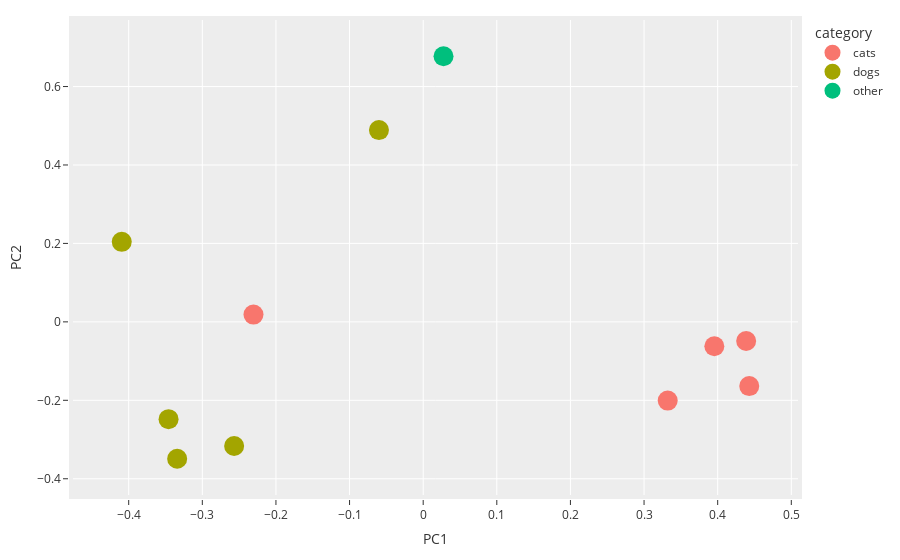

Here is the notebook cell this chart was saved with:
### Code cell
fig = plot_vectors(emb_array, sent_inputs)
fig.show()

### Figure 1 — Plotly figure (JSON) as saved in the notebook; plotly's stock layout.template omitted (floating-point values rounded to 4 significant figures)
{"data": [{"customdata": [["The Bengal showed off its striking coat pattern."], ["A lion's powerful roar echoed through the plains."], ["A leopard's spots provided perfect camouflage in the dappled light."], ["A cheetah's unmatched speed allowed it to outrun its prey."], ["The Sphynx basked in the warmth of its owner's lap."]], "hovertemplate": "category=cats<br>PC1=%{x}<br>PC2=%{y}<br>sentence=%{customdata[0]}<extra></extra>", "legendgroup": "cats", "marker": {"color": "#F8766D", "size": 20, "symbol": "circle"}, "mode": "markers", "name": "cats", "orientation": "v", "showlegend": true, "type": "scatter", "x": [0.4387, 0.3321, 0.3955, 0.4429, -0.2305], "xaxis": "x", "y": [-0.04882, -0.2007, -0.06218, -0.1637, 0.01861], "yaxis": "y"}, {"customdata": [["The golden retriever chased after the frisbee."], ["The playful puppy rolled in the grass."], ["A loyal companion is always by your side."], ["The Labrador retriever enjoyed playing in the water."], ["The family adopted a furry friend from the shelter."]], "hovertemplate": "category=dogs<br>PC1=%{x}<br>PC2=%{y}<br>sentence=%{customdata[0]}<extra></extra>", "legendgroup": "dogs", "marker": {"color": "#A3A500", "size": 20, "symbol": "circle"}, "mode": "markers", "name": "dogs", "orientation": "v", "showlegend": true, "type": "scatter", "x": [-0.3342, -0.2568, -0.06007, -0.3459, -0.4094], "xaxis": "x", "y": [-0.349, -0.3164, 0.489, -0.2481, 0.2041], "yaxis": "y"}, {"customdata": [["Who doesn't love going to the Alps in the summer?"]], "hovertemplate": "category=other<br>PC1=%{x}<br>PC2=%{y}<br>sentence=%{customdata[0]}<extra></extra>", "legendgroup": "other", "marker": {"color": "#00BF7D", "size": 20, "symbol": "circle"}, "mode": "markers", "name": "other", "orientation": "v", "showlegend": true, "type": "scatter", "x": [0.02762], "xaxis": "x", "y": [0.6772], "yaxis": "y"}], "layout": {"legend": {"title": {"text": "category"}, "tracegroupgap": 0}, "margin": {"b": 20, "l": 20, "pad": 4, "r": 20, "t": 20}, "xaxis": {"anchor": "y", "domain": [0, 1], "title": {"text": "PC1"}}, "yaxis": {"anchor": "x", "domain": [0, 1], "title": {"text": "PC2"}}}}
